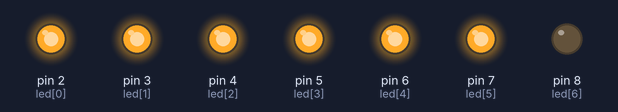
Bench run of a sketch on a simulated Arduino Uno, built with avr-gcc and run on an emulated ATmega328P. Shown: output pins drawn as LEDs (lit = HIGH).

Above: at 0.2 s.
At 1.2 s:
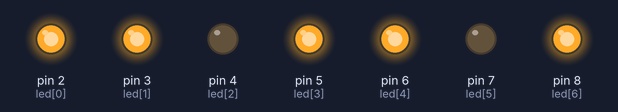
At 1.7 s:
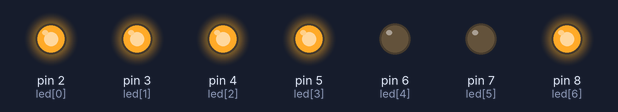
At 2.7 s:
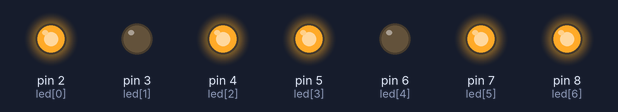
At 4.2 s:
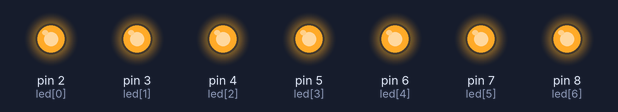
At 5.7 s:
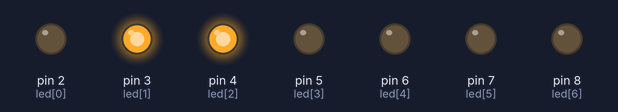
Timing chart, 0 to 6.5 s (numbered marks = the images above):
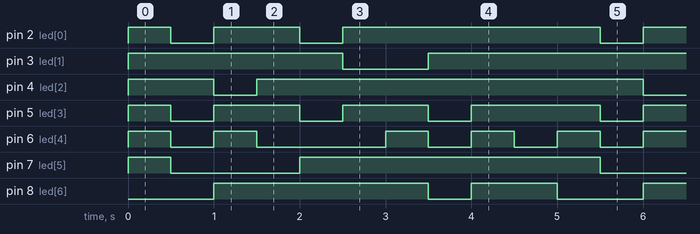

Measured:
- by itself, pin 2 (led[0]): repeats every 5.0 s: LOW 0.50 s, HIGH 1.0 s, LOW 0.50 s, HIGH 3.0 s
- by itself, pin 3 (led[1]): repeats every 5.0 s: LOW 1.0 s, HIGH 4.0 s
- by itself, pin 4 (led[2]): repeats every 5.0 s: LOW 0.50 s, HIGH 4.5 s
- by itself, pin 5 (led[3]): repeats every 5.0 s: 2 × (LOW 0.50 s, HIGH 1.0 s), LOW 0.50 s, HIGH 1.5 s
- by itself, pin 6 (led[4]): repeats every 5.0 s: LOW 0.50 s, HIGH 0.50 s, LOW 1.5 s, 2 × (HIGH 0.50 s, LOW 0.50 s), HIGH 0.50 s
- by itself, pin 7 (led[5]): repeats every 5.0 s: LOW 1.5 s, HIGH 3.5 s
- by itself, pin 8 (led[6]): repeats every 5.0 s: LOW 0.50 s, HIGH 1.0 s, LOW 1.0 s, HIGH 2.5 s

The sketch:

SevenSegmentDoubleArray.ino
```cpp
const unsigned int led[7] = {2, 3, 4, 5 ,6 ,7 ,8};


const unsigned int num_[10][7] = {
{ 1, 1, 1 ,1 , 1, 1, 0 },
{ 0, 1, 1 ,0 , 0, 0, 0 },
{ 1, 1, 0 ,1 , 1, 0, 1 },
{ 1, 1, 1 ,1 , 0, 0, 1 },
{ 0, 1, 1 ,0 , 0, 1, 1 },
{ 1, 0, 1 ,1 , 0, 1, 1 },
{ 1, 0, 1 ,1 , 1, 1, 1 },
{ 1, 1, 1 ,0 , 0, 1, 0 },
{ 1, 1, 1 ,1 , 1, 1, 1 },
{ 1, 1, 1 ,1 , 0, 1, 1 },
};

void display_init(){
  for(int x=0;x<7;x++){
    pinMode(led[x], OUTPUT);
  }
}

void display_clear(){
  for(int x=0;x<7;x++){
    digitalWrite(led[x], LOW);
  }
}

void setup(){
  display_init();
  display_clear();
}

void loop(){
  for(int i=0;i<10;i++){
    for(int x=0;x<7;x++){
      digitalWrite(led[x], num_[i][x]);
    }
    delay(500);
  }
}
```
